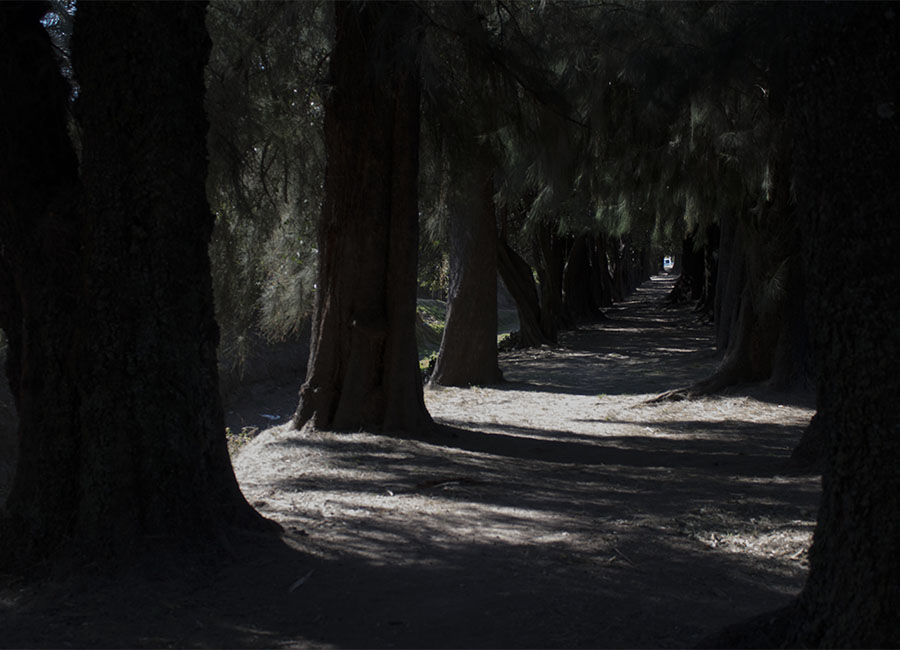
//> input picture 005-equalization/input/trees.jpg, 900 x 650 px
$ ./equalization   (built with g++ and OpenCV 4)
//> lines starting //> are read from the running program, lines starting //| are printed output that depends on the picture; after the words box and inside, x2 and y2 are one past the last pixel; in counts of white or black regions, pixels touching at a corner belong together

#include "opencv2/core/core.hpp"
#include "opencv2/imgproc/imgproc.hpp"
#include "opencv2/highgui/highgui.hpp"
#include <iostream>
#include <cmath>

using namespace std;
using namespace cv;

int main() {

	int arr[256] = { 0 };
	float arr2[256] = { 0 };
	float arr3[256] = { 0 };


	Mat image = imread("trees.jpg", CV_LOAD_IMAGE_GRAYSCALE);
//> image: 650 rows x 900 cols, CV_8UC1; min 0, max 239, mean 26.4


	for (int i = 0; i < image.rows; i++) {
		for (int j = 0; j < image.cols; j++) {
			int index = (int)(image.at<uchar>(i, j));
			arr[index]++;
		}
	}
//> after the loop, arr = 256 values, max 28966 at index 7, min 0 at index 227, mean 2285.2

	int max = 0;

	for (int i = 0; i < 255; i++) {
		if (arr[i] > max) {
			max = arr[i];
		}
	}
//> this loop made 255 passes
//> max on passes 1 to 8: 1090, 3980, 7413, 12754, 19905, 23657, 27727, 28966
//> after the loop, max = 28966


	int height = image.rows;
//> height = 650
	int width = image.cols;
//> width = 900
	Mat myMat1(height, width, CV_8U, Scalar(0));

	Mat histog(750, 750, CV_8U, Scalar(0));

	int inc = 750 / 256;


	// original image histogram
	for (int i = 0; i < 255; i++) {
		rectangle(histog, Point(inc * i, histog.rows), Point((inc*(i + 1) - 1), histog.rows - ((arr[i] * histog.rows) / (max))), Scalar(255, 255, 255, 0), CV_FILLED);
	}
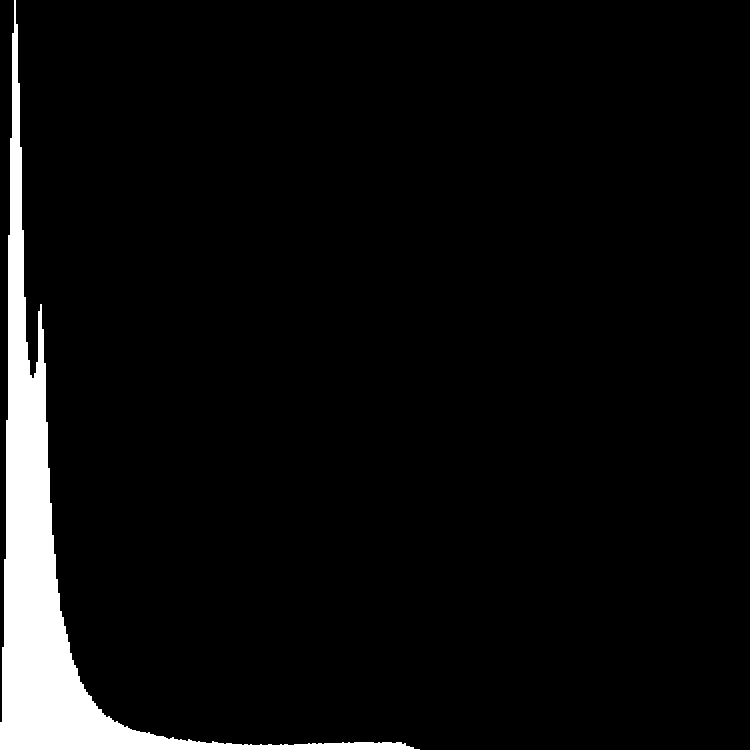
//> histog: 750 rows x 750 cols, CV_8UC1; 5.3% white; 1 white region, box (x1, y1, x2, y2) and area: (0, 0, 420, 750) 30074

	//-- PMF
	float total = image.cols*image.rows;
//> total = 585000
	for (int i = 0; i < 255; i++)
	{
		arr2[i] = float(arr[i]) / total;
	}
//> after the loop, arr2 = 256 values, max 0.0495 at index 7, min 0 at index 227, mean 0.00391
	arr3[0] = arr2[0];
//> arr3 = 256 values, max 0.00186 at index 0, min 0 at index 1, mean 7.28e-06

	//-- CDF
	for (int i = 1; i < 255; i++)
	{
		arr3[i] = arr2[i] + arr3[i - 1];
	}
//> after the loop, arr3 = 256 values, max 1 at index 239, min 0 at index 255, mean 0.893

	for (int i = 0; i < image.rows; i++) {
		for (int j = 0; j < image.cols; j++) {

			myMat1.at<uchar>(i, j) = floor((256 - 1)*arr3[image.at<uchar>(i, j)]);

		}
	}
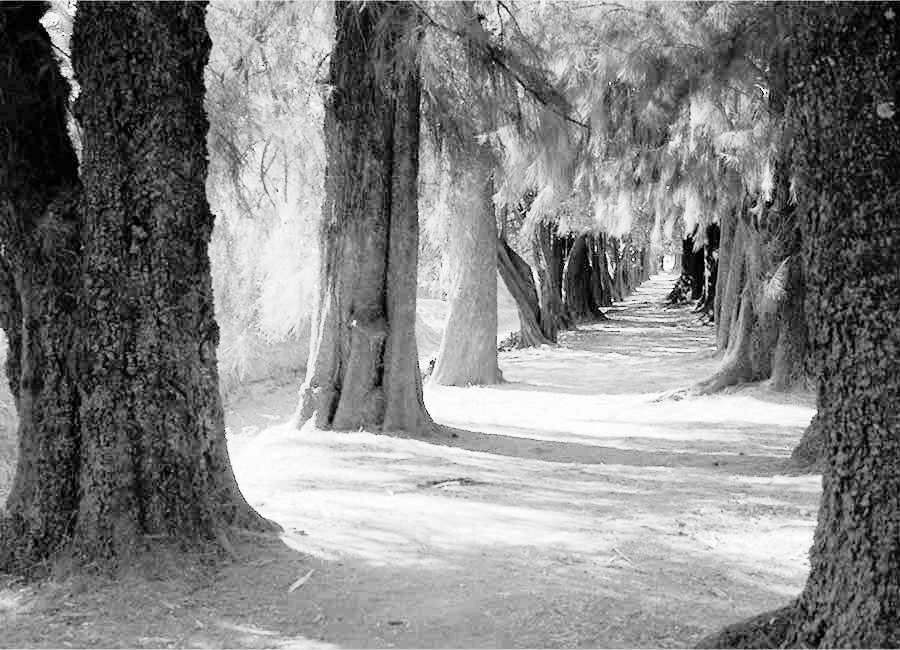
//> myMat1: 650 rows x 900 cols, CV_8UC1; min 0, max 255, mean 130.3

	// histogram equalized image
	int h2[256] = { 0 };


	for (int i = 0; i < myMat1.rows; i++) {
		for (int j = 0; j < myMat1.cols; j++) {
			int index = (int)(myMat1.at<uchar>(i, j));
			h2[index]++;
		}
	}
//> after the loop, h2 = 256 values, max 28966 at index 54, min 0 at index 1, mean 2285.2

	int maxH2 = 0;

	for (int i = 0; i < 255; i++) {
		if (h2[i] > maxH2) {
			maxH2 = h2[i];
		}
	}
//> this loop made 255 passes
//> after the loop, maxH2 = 28966


	Mat histog2(750, 750, CV_8U, Scalar(0));

	inc = 750 / 256;


	// histogram equalized image
	for (int i = 0; i < 255; i++) {
		rectangle(histog2, Point(inc * i, histog2.rows), Point((inc*(i + 1) - 1), histog2.rows - ((h2[i] * histog2.rows) / (maxH2))), Scalar(255, 255, 255, 0), CV_FILLED);
	}
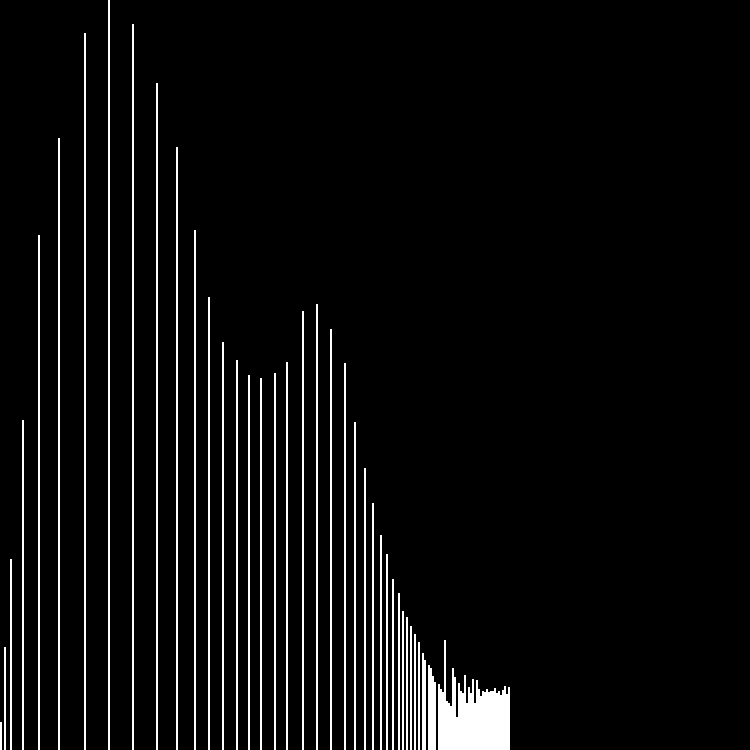
//> histog2: 750 rows x 750 cols, CV_8UC1; 5.4% white in thin lines or dots, all inside (x1, y1, x2, y2) = (0, 0, 510, 750)

	namedWindow("Original Image", WINDOW_AUTOSIZE);
	imshow("Original Image", image);

	namedWindow("Histogram Original Image", WINDOW_AUTOSIZE);
	imshow("Histogram Original Image", histog);

	namedWindow("Histogram Equalized Image", WINDOW_AUTOSIZE);
	imshow("Histogram Equalized Image", histog2);

	namedWindow("Equalized Image", WINDOW_AUTOSIZE);
	imshow("Equalized Image", myMat1);
	waitKey(0);


}
